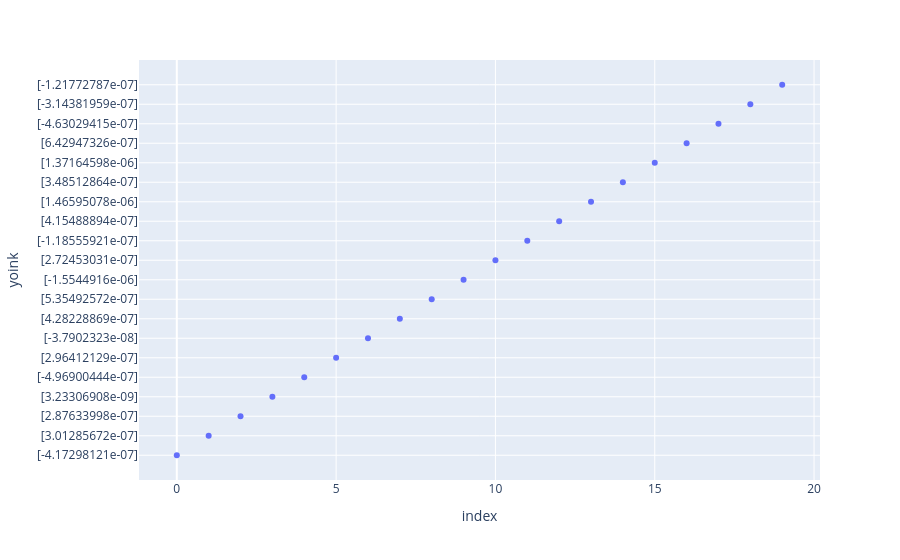

The code cell stored with this chart in its notebook:
### Code cell
import plotly.express as px
fig = px.scatter(thing, y="yoink")
fig.show()

### Figure 1 — Plotly figure (JSON) as saved in the notebook; plotly's stock layout.template omitted (floating-point values rounded to 4 significant figures)
{"data": [{"hovertemplate": "index=%{x}<br>yoink=%{y}<extra></extra>", "legendgroup": "", "marker": {"color": "#636efa", "symbol": "circle"}, "mode": "markers", "name": "", "orientation": "v", "showlegend": false, "type": "scatter", "x": [0, 1, 2, 3, 4, 5, 6, 7, 8, 9, 10, 11, 12, 13, 14, 15, 16, 17, 18, 19], "xaxis": "x", "y": ["[-4.17298121e-07]", "[3.01285672e-07]", "[2.87633998e-07]", "[3.23306908e-09]", "[-4.96900444e-07]", "[2.96412129e-07]", "[-3.7902323e-08]", "[4.28228869e-07]", "[5.35492572e-07]", "[-1.5544916e-06]", "[2.72453031e-07]", "[-1.18555921e-07]", "[4.15488894e-07]", "[1.46595078e-06]", "[3.48512864e-07]", "[1.37164598e-06]", "[6.42947326e-07]", "[-4.63029415e-07]", "[-3.14381959e-07]", "[-1.21772787e-07]"], "yaxis": "y"}], "layout": {"legend": {"tracegroupgap": 0}, "margin": {"t": 60}, "xaxis": {"anchor": "y", "domain": [0, 1], "title": {"text": "index"}}, "yaxis": {"anchor": "x", "domain": [0, 1], "title": {"text": "yoink"}}}}
